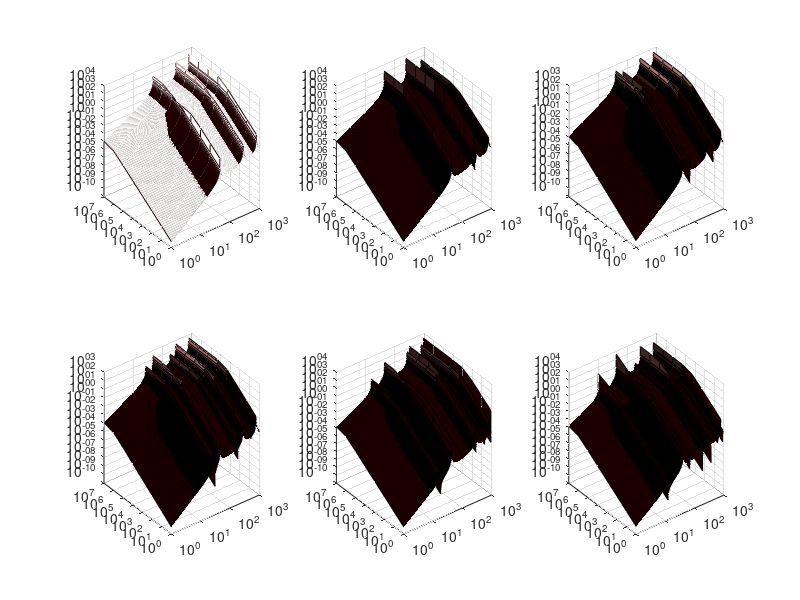

The MATLAB source for this figure:
clc;clear;close all;



result00 = load('bm_ext_base_laml_l_00e-3.mat'); 
vplist00  = result00.Vplist;
result01 = load('bm_ext_base_laml_l_10e-3.mat'); 
vplist01  = result01.Vplist;
result02 = load('bm_ext_base_laml_l_20e-3.mat'); 
vplist02  = result02.Vplist;
result03 = load('bm_ext_base_laml_l_30e-3.mat'); 
vplist03  = result03.Vplist;
result04 = load('bm_ext_base_laml_l_40e-3.mat'); 
vplist04  = result04.Vplist;
result05 = load('bm_ext_base_laml_l_50e-3.mat'); 
vplist05  = result05.Vplist;
result06 = load('bm_ext_base_laml_l_60e-3.mat'); 
vplist06  = result06.Vplist;
result07 = load('bm_ext_base_laml_l_70e-3.mat');
vplist07  = result07.Vplist;
result08 = load('bm_ext_base_laml_l_80e-3.mat'); 
vplist08  = result08.Vplist;
result09 = load('bm_ext_base_laml_l_90e-3.mat'); 
vplist09  = result09.Vplist;
result10 = load('bm_ext_base_laml_l_100e-3.mat'); 
vplist10  = result10.Vplist;

fr = result00.fr;
Rl = result00.Rl;
xib  = result00.xib;

%% Rl from 1 ohm to 10 Mohm, different laml
f = figure(1);
set(gca, 'linewidth', 1.1, 'fontsize', 12, 'fontname', 'times')
set(gcf, 'color', 'w')
colormap pink
subplot(231)
mesh(fr,Rl,abs(vplist00), 'DisplayName','\lambda_l=0.0')
set(gca,'XScale','log');
set(gca,'YScale','log');
set(gca,'ZScale','log');
subplot(232)
surf(fr,Rl,abs(vplist02), 'DisplayName','\lambda_l=0.2')
set(gca,'XScale','log');
set(gca,'YScale','log');
set(gca,'ZScale','log');
subplot(233)
surf(fr,Rl,abs(vplist04), 'DisplayName','\lambda_l=0.4')
set(gca,'XScale','log');
set(gca,'YScale','log');
set(gca,'ZScale','log');
subplot(234)
surf(fr,Rl,abs(vplist06), 'DisplayName','\lambda_l=0.6')
set(gca,'XScale','log');
set(gca,'YScale','log');
set(gca,'ZScale','log');
subplot(235)
surf(fr,Rl,abs(vplist08), 'DisplayName','\lambda_l=0.8')
set(gca,'XScale','log');
set(gca,'YScale','log');
set(gca,'ZScale','log');
subplot(236)
surf(fr,Rl,abs(vplist10), 'DisplayName','\lambda_l=1.0')
set(gca,'XScale','log');
set(gca,'YScale','log');
set(gca,'ZScale','log');


% legend('show')

% ax = findobj(f,'Type','Axes');
% for i=1:length(ax)
%     ylabel(ax(i),{'Nice'})
%     title(ax(i),{'Very Nice'})
% end




% title('Output voltage amplitude at different frequency and load')
% print(gcf,'fig_output_voltage_vs_fr_Rl_laml_all','-dpdf');
% print(gcf,'fig_output_voltage_vs_fr_Rl_laml_all','-depsc');
% print(gcf,'fig_output_voltage_vs_fr_Rl_laml_all','-djpeg','-r300','-noui');      

% 
% 
% %% Rl  1 ohm, different laml
% figure(2)
% plot(fr(1,:),abs(vplist00(1,:)),'r', 'DisplayName','\lambda_l=0.0'); hold on
% plot(fr(1,:),abs(vplist01(1,:)),'g', 'DisplayName','\lambda_l=0.1')
% plot(fr(1,:),abs(vplist02(1,:)),'b', 'DisplayName','\lambda_l=0.2')
% plot(fr(1,:),abs(vplist03(1,:)),'k', 'DisplayName','\lambda_l=0.3')
% plot(fr(1,:),abs(vplist04(1,:)),'c', 'DisplayName','\lambda_l=0.4')
% plot(fr(1,:),abs(vplist05(1,:)),'r.-', 'DisplayName','\lambda_l=0.5')
% plot(fr(1,:),abs(vplist06(1,:)),'g.-', 'DisplayName','\lambda_l=0.6')
% plot(fr(1,:),abs(vplist07(1,:)),'b.-', 'DisplayName','\lambda_l=0.7')
% plot(fr(1,:),abs(vplist08(1,:)),'k.-', 'DisplayName','\lambda_l=0.8')
% plot(fr(1,:),abs(vplist09(1,:)),'c.-', 'DisplayName','\lambda_l=0.9')
% plot(fr(1,:),abs(vplist10(1,:)),'y', 'DisplayName','\lambda_l=1.0')
% set(gca,'XScale','log');
% set(gca,'YScale','log');
% xlabel('base excitation frequency');
% ylabel('output voltage amplitude');
% set(gca, 'linewidth', 1.1, 'fontsize', 12, 'fontname', 'times')
% set(gcf, 'color', 'w')
% legend('show')
% title('external electrical load R\_l = 1.0 \Omega')
% 
% 
% %% Rl  10 ohm, different laml
% figure(3)
% plot(fr(1,:),abs(vplist00(2,:)),'r', 'DisplayName','\lambda_l=0.0'); hold on
% plot(fr(1,:),abs(vplist01(2,:)),'g', 'DisplayName','\lambda_l=0.1')
% plot(fr(1,:),abs(vplist02(2,:)),'b', 'DisplayName','\lambda_l=0.2')
% plot(fr(1,:),abs(vplist03(2,:)),'k', 'DisplayName','\lambda_l=0.3')
% plot(fr(1,:),abs(vplist04(2,:)),'c', 'DisplayName','\lambda_l=0.4')
% plot(fr(1,:),abs(vplist05(2,:)),'r.-', 'DisplayName','\lambda_l=0.5')
% plot(fr(1,:),abs(vplist06(2,:)),'g.-', 'DisplayName','\lambda_l=0.6')
% plot(fr(1,:),abs(vplist07(2,:)),'b.-', 'DisplayName','\lambda_l=0.7')
% plot(fr(1,:),abs(vplist08(2,:)),'k.-', 'DisplayName','\lambda_l=0.8')
% plot(fr(1,:),abs(vplist09(2,:)),'c.-', 'DisplayName','\lambda_l=0.9')
% plot(fr(1,:),abs(vplist10(2,:)),'y', 'DisplayName','\lambda_l=1.0')
% set(gca,'XScale','log');
% set(gca,'YScale','log');
% xlabel('base excitation frequency');
% ylabel('output voltage amplitude');
% set(gca, 'linewidth', 1.1, 'fontsize', 12, 'fontname', 'times')
% set(gcf, 'color', 'w')
% legend('show')
% title('external electrical load R\_l = 10.0 \Omega')
% 
% 
% 
% %% Rl  100 ohm, different laml
% figure(4)
% plot(fr(1,:),abs(vplist00(3,:)),'r', 'DisplayName','\lambda_l=0.0'); hold on
% plot(fr(1,:),abs(vplist01(3,:)),'g', 'DisplayName','\lambda_l=0.1')
% plot(fr(1,:),abs(vplist02(3,:)),'b', 'DisplayName','\lambda_l=0.2')
% plot(fr(1,:),abs(vplist03(3,:)),'k', 'DisplayName','\lambda_l=0.3')
% plot(fr(1,:),abs(vplist04(3,:)),'c', 'DisplayName','\lambda_l=0.4')
% plot(fr(1,:),abs(vplist05(3,:)),'r.-', 'DisplayName','\lambda_l=0.5')
% plot(fr(1,:),abs(vplist06(3,:)),'g.-', 'DisplayName','\lambda_l=0.6')
% plot(fr(1,:),abs(vplist07(3,:)),'b.-', 'DisplayName','\lambda_l=0.7')
% plot(fr(1,:),abs(vplist08(3,:)),'k.-', 'DisplayName','\lambda_l=0.8')
% plot(fr(1,:),abs(vplist09(3,:)),'c.-', 'DisplayName','\lambda_l=0.9')
% plot(fr(1,:),abs(vplist10(3,:)),'y', 'DisplayName','\lambda_l=1.0')
% % set(gca,'XScale','log');
% % set(gca,'YScale','log');
% xlim([1,100]);
% xlabel('base excitation frequency');
% ylabel('output voltage amplitude');
% set(gca, 'linewidth', 1.1, 'fontsize', 12, 'fontname', 'times')
% set(gcf, 'color', 'w')
% legend('show')
% title('external electrical load R\_l = 100.0 \Omega')



